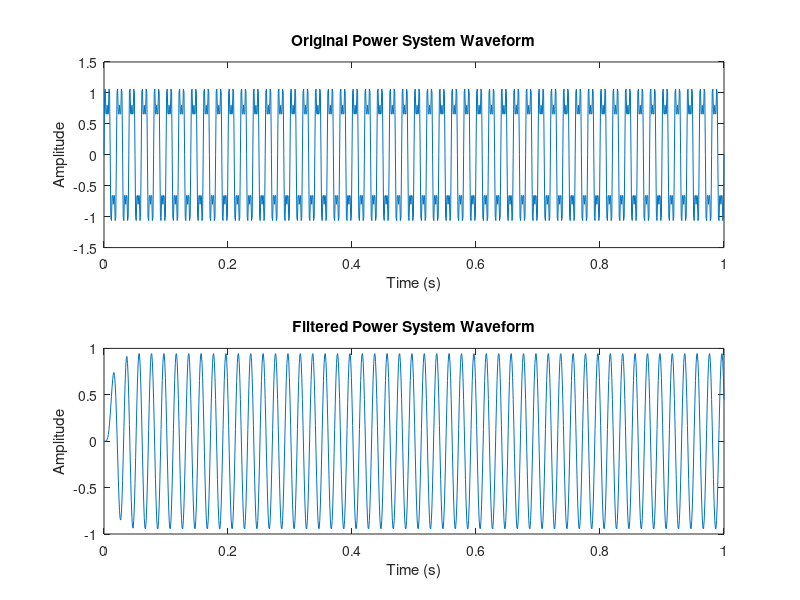
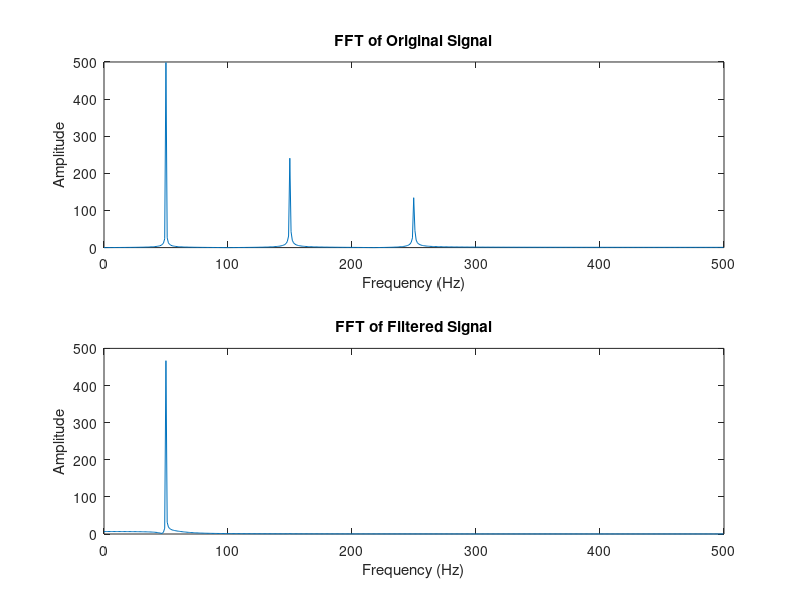

MATLAB code for these plots, in order:
% Example MATLAB Code to Remove Harmonics

% Sample Rate and Time
Fs = 1000; % Sampling frequency (Hz)
t = 0:1/Fs:1; % Time vector (1 second)

% Power System Waveform with Harmonics (50 Hz, 150 Hz, 250 Hz)
f1 = 50;   % Fundamental frequency
f2 = 150;  % 2nd Harmonic
f3 = 250;  % 3rd Harmonic
waveform = sin(2*pi*f1*t) + 0.5*sin(2*pi*f2*t) + 0.3*sin(2*pi*f3*t); 

% Plot the original waveform
subplot(2, 1, 1);
plot(t, waveform);
title('Original Power System Waveform');
xlabel('Time (s)');
ylabel('Amplitude');

% Design a low-pass Butterworth filter to remove harmonics above 60 Hz
cutoff = 60; % Cutoff frequency for low-pass filter (Hz)
[b, a] = butter(6, cutoff / (Fs / 2), 'low');  % 6th-order filter

% Apply the filter
filtered_waveform = filter(b, a, waveform);

% Plot the filtered waveform
subplot(2, 1, 2);
plot(t, filtered_waveform);
title('Filtered Power System Waveform');
xlabel('Time (s)');
ylabel('Amplitude');

% FFT of original and filtered waveforms
figure;
subplot(2, 1, 1);
fft_original = fft(waveform);
f = Fs * (0:(length(waveform)/2)) / length(waveform); % Frequency vector
plot(f, abs(fft_original(1:length(f))));
title('FFT of Original Signal');
xlabel('Frequency (Hz)');
ylabel('Amplitude');

subplot(2, 1, 2);
fft_filtered = fft(filtered_waveform);
plot(f, abs(fft_filtered(1:length(f))));
title('FFT of Filtered Signal');
xlabel('Frequency (Hz)');
ylabel('Amplitude');
